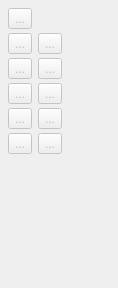
             <widget class="QWidget" name="points_Page">
              <property name="geometry">
               <rect>
                <x>0</x>
                <y>0</y>
                <width>118</width>
                <height>288</height>
               </rect>
              </property>
              <property name="sizePolicy">
               <sizepolicy hsizetype="Preferred" vsizetype="Preferred">
                <horstretch>0</horstretch>
                <verstretch>0</verstretch>
               </sizepolicy>
              </property>
              <property name="minimumSize">
               <size>
                <width>118</width>
                <height>0</height>
               </size>
              </property>
              <property name="maximumSize">
               <size>
                <width>16777215</width>
                <height>16777215</height>
               </size>
              </property>
              <property name="toolTip">
               <string>Tools for creating points.</string>
              </property>
              <attribute name="icon">
               <iconset resource="share/resources/toolicon.qrc">
                <normaloff>:/toolicon/32x32/points_toolbox.png</normaloff>:/toolicon/32x32/points_toolbox.png</iconset>
              </attribute>
              <attribute name="label">
               <string>Point</string>
              </attribute>
              <attribute name="toolTip">
               <string>Point</string>
              </attribute>
              <layout class="QFormLayout" name="formLayout_6">
               <property name="fieldGrowthPolicy">
                <enum>QFormLayout::AllNonFixedFieldsGrow</enum>
               </property>
               <property name="verticalSpacing">
                <number>4</number>
               </property>
               <property name="leftMargin">
                <number>8</number>
               </property>
               <property name="topMargin">
                <number>8</number>
               </property>
               <property name="rightMargin">
                <number>8</number>
               </property>
               <property name="bottomMargin">
                <number>8</number>
               </property>
               <item row="4" column="1">
                <widget class="QToolButton" name="bisector_ToolButton">
                 <property name="enabled">
                  <bool>false</bool>
                 </property>
                 <property name="toolTip">
                  <string>Point - On Bisector (O, B)</string>
                 </property>
                 <property name="text">
                  <string notr="true">...</string>
                 </property>
                 <property name="icon">
                  <iconset resource="share/resources/toolicon.qrc">
                   <normaloff>:/toolicon/32x32/bisector.png</normaloff>:/toolicon/32x32/bisector.png</iconset>
                 </property>
                 <property name="iconSize">
                  <size>
                   <width>32</width>
                   <height>32</height>
                  </size>
                 </property>
                 <property name="checkable">
                  <bool>true</bool>
                 </property>
                </widget>
               </item>
               <item row="7" column="0">
                <widget class="QToolButton" name="shoulderPoint_ToolButton">
                 <property name="enabled">
                  <bool>false</bool>
                 </property>
                 <property name="toolTip">
                  <string>Point - Length to Line (P, S)</string>
                 </property>
                 <property name="text">
                  <string notr="true">...</string>
                 </property>
                 <property name="icon">
                  <iconset resource="share/resources/toolicon.qrc">
                   <normaloff>:/toolicon/32x32/shoulder.png</normaloff>:/toolicon/32x32/shoulder.png</iconset>
                 </property>
                 <property name="iconSize">
                  <size>
                   <width>32</width>
                   <height>32</height>
                  </size>
                 </property>
                 <property name="checkable">
                  <bool>true</bool>
                 </property>
                </widget>
               </item>
               <item row="7" column="1">
                <widget class="QToolButton" name="pointOfContact_ToolButton">
                 <property name="enabled">
                  <bool>false</bool>
                 </property>
                 <property name="toolTip">
                  <string>Point - Intersect Arc and Line (A, L)</string>
                 </property>
                 <property name="text">
                  <string notr="true">...</string>
                 </property>
                 <property name="icon">
                  <iconset resource="share/resources/toolicon.qrc">
                   <normaloff>:/toolicon/32x32/point_intersect_arc_line.png</normaloff>:/toolicon/32x32/point_intersect_arc_line.png</iconset>
                 </property>
                 <property name="iconSize">
                  <size>
                   <width>32</width>
                   <height>32</height>
                  </size>
                 </property>
                 <property name="checkable">
                  <bool>true</bool>
                 </property>
                </widget>
               </item>
               <item row="9" column="0">
                <widget class="QToolButton" name="triangle_ToolButton">
                 <property name="enabled">
                  <bool>false</bool>
                 </property>
                 <property name="toolTip">
                  <string>Point - Intersect Axis and Triangle (X, T)</string>
                 </property>
                 <property name="text">
                  <string notr="true">...</string>
                 </property>
                 <property name="icon">
                  <iconset resource="share/resources/toolicon.qrc">
                   <normaloff>:/toolicon/32x32/triangle.png</normaloff>:/toolicon/32x32/triangle.png</iconset>
                 </property>
                 <property name="iconSize">
                  <size>
                   <width>32</width>
                   <height>32</height>
                  </size>
                 </property>
                 <property name="checkable">
                  <bool>true</bool>
                 </property>
                </widget>
               </item>
               <item row="9" column="1">
                <widget class="QToolButton" name="pointIntersectXY_ToolButton">
                 <property name="enabled">
                  <bool>false</bool>
                 </property>
                 <property name="toolTip">
                  <string>Point - Intersect XY (X, Y)</string>
                 </property>
                 <property name="text">
                  <string notr="true">...</string>
                 </property>
                 <property name="icon">
                  <iconset resource="share/resources/toolicon.qrc">
                   <normaloff>:/toolicon/32x32/point_intersectxy_icon.png</normaloff>:/toolicon/32x32/point_intersectxy_icon.png</iconset>
                 </property>
                 <property name="iconSize">
                  <size>
                   <width>32</width>
                   <height>32</height>
                  </size>
                 </property>
                 <property name="checkable">
                  <bool>true</bool>
                 </property>
                </widget>
               </item>
               <item row="11" column="0">
                <widget class="QToolButton" name="height_ToolButton">
                 <property name="enabled">
                  <bool>false</bool>
                 </property>
                 <property name="toolTip">
                  <string>Point - Intersect Line and Perpendicular (L, P)</string>
                 </property>
                 <property name="text">
                  <string notr="true">...</string>
                 </property>
                 <property name="icon">
                  <iconset resource="share/resources/toolicon.qrc">
                   <normaloff>:/toolicon/32x32/height.png</normaloff>:/toolicon/32x32/height.png</iconset>
                 </property>
                 <property name="iconSize">
                  <size>
                   <width>32</width>
                   <height>32</height>
                  </size>
                 </property>
                 <property name="checkable">
                  <bool>true</bool>
                 </property>
                </widget>
               </item>
               <item row="11" column="1">
                <widget class="QToolButton" name="lineIntersectAxis_ToolButton">
                 <property name="enabled">
                  <bool>false</bool>
                 </property>
                 <property name="toolTip">
                  <string>Point - Intersect Line and Axis (L, X)</string>
                 </property>
                 <property name="text">
                  <string notr="true">...</string>
                 </property>
                 <property name="icon">
                  <iconset resource="share/resources/toolicon.qrc">
                   <normaloff>:/toolicon/32x32/line_intersect_axis.png</normaloff>:/toolicon/32x32/line_intersect_axis.png</iconset>
                 </property>
                 <property name="iconSize">
                  <size>
                   <width>32</width>
                   <height>32</height>
                  </size>
                 </property>
                 <property name="checkable">
                  <bool>true</bool>
                 </property>
                </widget>
               </item>
               <item row="4" column="0">
                <widget class="QToolButton" name="normal_ToolButton">
                 <property name="enabled">
                  <bool>false</bool>
                 </property>
                 <property name="toolTip">
                  <string>Point - On Perpendicular (O, P)</string>
                 </property>
                 <property name="text">
                  <string notr="true">...</string>
                 </property>
                 <property name="icon">
                  <iconset resource="share/resources/toolicon.qrc">
                   <normaloff>:/toolicon/32x32/normal.png</normaloff>:/toolicon/32x32/normal.png</iconset>
                 </property>
                 <property name="iconSize">
                  <size>
                   <width>32</width>
                   <height>32</height>
                  </size>
                 </property>
                 <property name="checkable">
                  <bool>true</bool>
                 </property>
                </widget>
               </item>
               <item row="0" column="0">
                <widget class="QToolButton" name="pointAtDistanceAngle_ToolButton">
                 <property name="enabled">
                  <bool>false</bool>
                 </property>
                 <property name="toolTip">
                  <string>Point - Length and Angle (L, A)</string>
                 </property>
                 <property name="text">
                  <string notr="true">...</string>
                 </property>
                 <property name="icon">
                  <iconset resource="share/resources/toolicon.qrc">
                   <normaloff>:/toolicon/32x32/segment.png</normaloff>:/toolicon/32x32/segment.png</iconset>
                 </property>
                 <property name="iconSize">
                  <size>
                   <width>32</width>
                   <height>32</height>
                  </size>
                 </property>
                 <property name="checkable">
                  <bool>true</bool>
                 </property>
                </widget>
               </item>
               <item row="3" column="0">
                <widget class="QToolButton" name="alongLine_ToolButton">
                 <property name="enabled">
                  <bool>false</bool>
                 </property>
                 <property name="toolTip">
                  <string>Point - On Line (O, L)</string>
                 </property>
                 <property name="text">
                  <string notr="true">...</string>
                 </property>
                 <property name="icon">
                  <iconset resource="share/resources/toolicon.qrc">
                   <normaloff>:/toolicon/32x32/along_line.png</normaloff>:/toolicon/32x32/along_line.png</iconset>
                 </property>
                 <property name="iconSize">
                  <size>
                   <width>32</width>
                   <height>32</height>
                  </size>
                 </property>
                 <property name="checkable">
                  <bool>true</bool>
                 </property>
                </widget>
               </item>
               <item row="3" column="1">
                <widget class="QToolButton" name="midpoint_ToolButton">
                 <property name="enabled">
                  <bool>false</bool>
                 </property>
                 <property name="toolTip">
                  <string>Point - Midpoint on Line (Shift+O, Shift+L)</string>
                 </property>
                 <property name="text">
                  <string notr="true">...</string>
                 </property>
                 <property name="icon">
                  <iconset resource="share/resources/toolicon.qrc">
                   <normaloff>:/toolicon/32x32/midpoint.png</normaloff>:/toolicon/32x32/midpoint.png</iconset>
                 </property>
                 <property name="iconSize">
                  <size>
                   <width>32</width>
                   <height>32</height>
                  </size>
                 </property>
                 <property name="checkable">
                  <bool>true</bool>
                 </property>
                </widget>
               </item>
              </layout>
             </widget>
